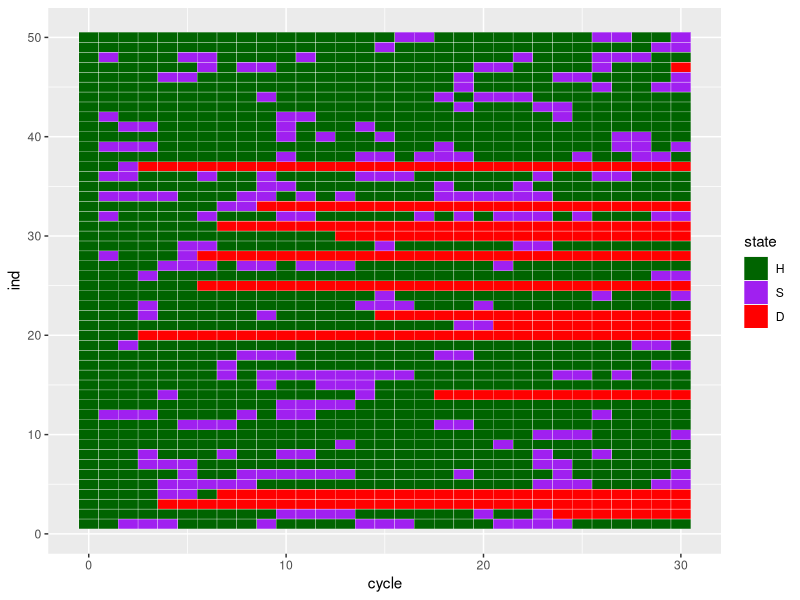
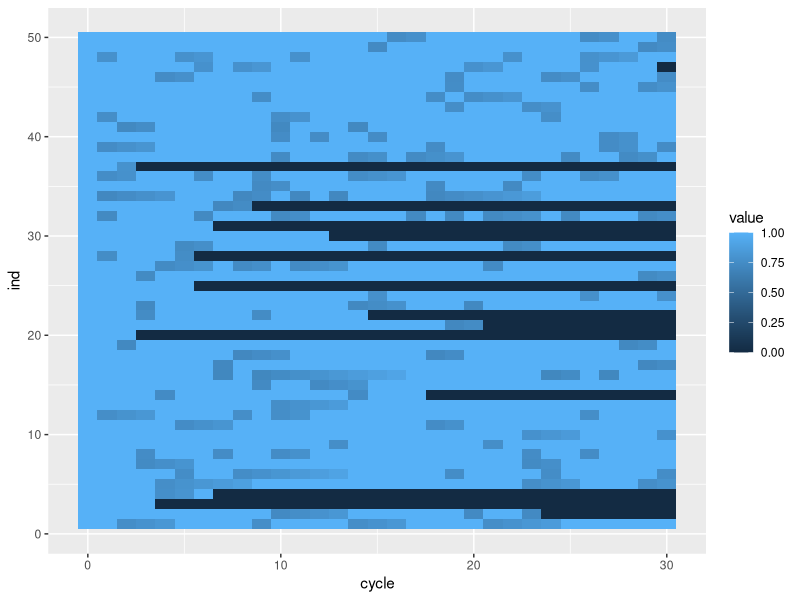
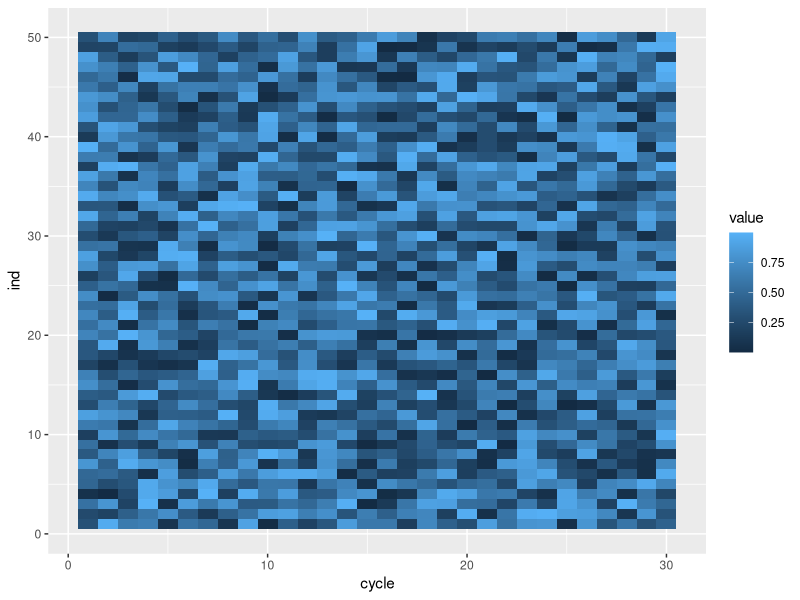

Recreate these plots in R, in order. (Note: this script raises an error after producing the figures.)
############################################################################################
# Author: Hana Fu
# Date: Jan 23, 2022
#
# This code performs the basic microsimulation model for the PHO Practicum 2021-22.
# Adapted to performed a three-stage microsimulation model.
#
# Codes are largely based on those by this tutorial paper:
# Krijkamp EM, Alarid-Escudero F, Enns EA, Jalal HJ, Hunink MGM, Pechlivanoglou P. 
# Microsimulation modeling for health decision sciences using R: A tutorial. 
# Med Decis Making. 2018;38(3):400–22.
#
# GitHub link for the original codes based upon is found here:
# https://github.com/DARTH-git/Microsimulation-tutorial/blob/master/Appendix%20B_online_supp-samplev.R
# 
############################################################################################


##################################### Model input #########################################

# Model input
n.i   <- 100000                # number of simulated individuals
n.t   <- 30                    # time horizon, 30 cycles
v.n   <- c("H","S","D")  # the model states: Healthy (H), Sick (S), Dead (D)
n.s   <- length(v.n)           # the number of health states
v.M_1 <- rep("H", n.i)         # everyone begins in the healthy state 
d.c   <- d.e <- 0.03           # equal discounting of costs and QALYs by 3%
samplev.m <- 2                 # argument use for samplev() function 

# Transition probabilities (per cycle)
p.HD  <- 0.005               # probability to die when healthy
p.HS  <- 0.15          	     # probability to become sick when healthy
p.SH  <- 0.5           	     # probability to become healthy when sick
rr.S  <- 3             	     # rate ratio of death when sick vs healthy
r.HD  <- -log(1 - p.HD) 	   # rate of death when healthy 
r.SD  <- rr.S * r.HD  	     # rate of death when sick
p.SD  <- 1 - exp(- r.SD)     # probability to die when sick
rp.S  <- 0.2                 # increase of the mortality rate with every additional year being sick


# QALY inputs
u.H     <- 1                   # utility when healthy 
u.S    <- 0.75                # utility when sick 
ru.S <- 0.03                # increase in utility of treated sick individuals with every additional year being sick
v.x     <- runif(n.i, 0.95, 1.05) # vector capturing individuals' effect modifier at baseline

##################################### Functions ###########################################

# THE NEW samplev() FUNCTION
# efficient implementation of the rMultinom() function of the Hmisc package #### 

samplev <- function (probs, m) { # probs is a n x k dimenion matrix, with n = n.i (number of individuals) and k = n.s (number of health states), that is it contains the transition probabilities to various health state for each individual. m is the number of health state(s) to return per person for the next cycle, not entirely sure why this option is offered, it has a default of m = 1, maybe it gives an option to sample again from the possible m health states? 
  d <- dim(probs) # gives the dimension of the probs matrix
  n <- d[1] # return n.i
  k <- d[2] # return n.s
  lev <- dimnames(probs)[[2]] # return names of health states
  if (!length(lev)) # if the probs matrix doesn't have column names 
    lev <- 1:k # set lev as 1:k to represent names of health states 
  ran <- matrix(lev[1], ncol = m, nrow = n) # create a matrix with the name of first health state, to store health state in next cycle
  un <- matrix(NA, ncol = m, nrow = n) # create a matrix to store randomly generated uniform numbers
  U <- t(probs) # U is a transpose of probs matrix, thus it is a k x n matrix
  for(i in 2:k) {
    U[i, ] <- U[i, ] + U[i - 1, ] # This converts the transition probabilities to "cumulative probabilities", it applies to all individual at once. 
    # For example, if the current health state for individual j is "healthy", the transition probabilities is c(0.845, 0.15, 0.005), then U[,j] becomes c(0.845,0.995,1).
  }
  if (any((U[k, ] - 1) > 1e-05))
    stop("error in multinom: probabilities do not sum to 1")
  
  for (j in 1:m) { # looping through 
    un[, j] <- runif(n) 
    un.k <- rep(un[, j], rep(k, n)) # returns a n x k length vector, where random uniform number for each person is repeated k times (correspond to the number of health states)
    ran[, j] <- lev[1 + colSums(un.k > U)] # colSums(un > U) obtain the sum for each person that the "un" is greater than the transition probabilities of the health states. 
    # For example, if the transition probabilies are c(0.845,0.995,1) and "un" for the person is c(0.85, 0.85, 0.85), then colSUms(un > U) equals to 1. 
    # Including "1 +" so to select the health state for the next cycle, that is lev[1+1] is "S", the person's health state in the next cycle is "S". 
  }
  return(list(ran=ran, un=un))
}
# The MicroSim function for the simple microsimulation of the 'Sick-Sicker' model keeps track of what happens to each individual during each cycle. 

MicroSim <- function(v.M_1, n.i, n.t, v.n, samplev.m, X = NULL, d.e, TR.out = TRUE, TS.out = TRUE, seed = 1) {
  # Arguments:  
  # v.M_1:   vector of initial states for individuals
  # n.i:     number of individuals
  # n.t:     total number of cycles to run the model
  # v.n:     vector of health state names
  # X:       vector or matrix of individual characteristics
  # d.e:     discount rate for health outcome (QALYs)
  # TR.out:  should the output include a Microsimulation trace? (default is TRUE)
  # TS.out:  should the output include a matrix of transitions between states? (default is TRUE)
  # seed:    starting seed number for random number generator (default is 1)
  # Makes use of:
  # Probs:   function for the estimation of transition probabilities
  # Effs:    function for the estimation of state specific health outcomes (QALYs)
  
  v.dwe <- 1 / (1 + d.e) ^ (0:n.t)   # calculate the QALY discount weight based on the discount rate d.e
  
  # Create the matrix capturing the state name/health outcomes for all individuals at each time point 
  m.M <- m.E <- matrix(nrow = n.i, ncol = n.t + 1, 
                       dimnames = list(paste("ind", 1:n.i, sep = " "), 
                                       paste("cycle", 0:n.t, sep = " ")))  
  
  m.M[, 1] <- v.M_1                     # indicate the initial health state
  
  # Create matrix to store randomly generated uniform numbers
  m.un <- matrix(rep(NA, n.i*n.t), nrow = n.i, ncol = n.t,
                  dimnames = list(paste("ind", 1:n.i, sep = " "), 
                                  paste("cycle", 1:n.t, sep = " "))) 
  
  # Create array to store transition probabilities
  arr.p <- array(NA, dim = c(n.i, n.s, n.t + 1),
                 dimnames = list(paste("ind", 1:n.i, sep = " "), 
                                 paste("state", 1:n.s, sep = " "),
                                 paste("cycle", 0:n.t, sep = " "))) 
  
  arr.p[,, 1] <- rep(c(1 - p.HS - p.HD, p.HS, p.HD), each = n.i)
  
  set.seed(seed)                  # set the seed for every individual for the random number generator
  
  # create the dur variable that stores the number of consecutive cycles the individual occupies either when sick or sicker
  dur <- rep(0, n.i)                # the individual start without history        
  m.E[, 1] <- Effs (m.M[, 1], dur, X = X)  # estimate QALYs per individual for the initial health state
  
  for (t in 1:n.t) { # t <- 3
    m.p <- Probs(m.M[, t], dur)           # calculate the transition probabilities at cycle t 
    
    arr.p[,, t+1] <-  m.p # store the transition probabilities
    
    ran.un <- samplev(prob = m.p, m = samplev.m) # returns a matrix of the health states and a matrix of randomly generated uniform numbers

  
    # this is Hana's guess of the function of the m argument in samplev() function
    if (samplev.m > 1) { 
      which.m <- sample(1:samplev.m, size = 1) # pick which m index to use 
      
      m.un[, t] <- ran.un[['un']][, which.m] # store the matrix of randomly generated uniform numbers for each cycle
      m.M[, t + 1] <- ran.un[['ran']][, which.m]  # sample the next health state and store that state in matrix m.M
    } else {
      m.un[, t] <- ran.un[['un']][, which.m]
      m.M[, t + 1] <- ran.un[['ran']]
    }
    
    m.E[, t + 1] <- Effs( m.M[, t + 1], dur, X = X)   # estimate QALYs per individual during cycle t + 1 conditional on treatment
    
    dur <- ifelse(m.M[, t + 1] == "S", 
                  dur + 1, 
                  0) # updates duration (add 1) if person is in "Sick" state, else assign duration as zero, can be updated to consider previous duration in "Sick" state even if the person returns back to "Healthy" states
    
    cat('\r', paste(round(t/n.t * 100), "% done", sep = " "))       # display the progress of the simulation
    
  } # close the loop for the time points 
  
  
  te <- m.E %*% v.dwe       # total (discounted) QALYs per individual 
  
  te_hat <- mean(te)        # average (discounted) QALYs
  
  if (TS.out == TRUE) {  # create a matrix of transitions across states
    TS <- paste(m.M, cbind(m.M[, -1], NA), sep = "->") # transitions from one state to the other
    TS <- matrix(TS, nrow = n.i)
    rownames(TS) <- paste("Ind",   1:n.i, sep = " ")   # name the rows 
    colnames(TS) <- paste("Cycle", 0:n.t, sep = " ")   # name the columns 
  } else {
    TS <- NULL
  }
  
  if (TR.out == TRUE) {
    TR <- t(apply(m.M, 2, function(x) table(factor(x, levels = v.n, ordered = TRUE))))
    TR <- TR / n.i                                       # create a distribution trace
    rownames(TR) <- paste("Cycle", 0:n.t, sep = " ")     # name the rows 
    colnames(TR) <- v.n                                  # name the columns 
  } else {
    TR <- NULL
  }
  results <- list(m.p = m.p, arr.p = arr.p, m.M = m.M, m.E = m.E, te = te, te_hat = te_hat, m.un = m.un, TS = TS, TR = TR) # store the results from the simulation in a list  
  return(results)  # return the results
}  # end of the MicroSim function  


#### Probability function
# The Probs function that updates the transition probabilities of every cycle is shown below.

Probs <- function(M_it, dur) { 
  # M_it:   health state occupied by individual i at cycle t (character variable)
  # dur:    the duration of being sick (sick/sicker)
  
  m.p.it <- matrix(NA, n.s, n.i)     # create vector of state transition probabilities
  rownames(m.p.it) <- v.n            # assign names to the vector
  
  # update probabilities of death after first converting them to rates and applying the rate ratio
  r.SD <-  - log(1 - p.SD)
  p.SD <- 1 - exp(- r.SD * (1 + dur[M_it == "S"] * rp.S)) # calculate p.SD conditional on duration of being sick
  
  # update the v.p with the appropriate probabilities   
  m.p.it[,M_it == "H"]  <- c(1 - p.HS - p.HD, p.HS, p.HD)                  # transition probabilities when healthy
  m.p.it[,M_it == "S"] <- rbind(p.SH, 1- p.SH - p.SD, p.SD)   # transition probabilities when sick
  m.p.it[,M_it == "D"]  <- c(0, 0, 1)                                        # transition probabilities when dead   
  ifelse(colSums(m.p.it) == 1, return(t(m.p.it)), print("Probabilities do not sum to 1")) # return the transition probabilities or produce an error
}       


### Health outcome function 
# The Effs function to update the utilities at every cycle.

Effs <- function (M_it, dur, cl = 1, X = NULL) {
  # M_it: health state occupied by individual i at cycle t (character variable)
  # dur:  the duration of being sick
  # cl:   cycle length (default is 1)
  # X:    the vector or matrix of individual characteristics (optional)
  
  u.it               <- 0        # by default the utility for everyone is zero
  u.it[M_it == "H"]  <- u.H      # update the utility if healthy
  u.it[M_it == "S"] <- X[which(M_it == "S")] * ( u.S + dur[which(M_it == "S")] * ru.S ) # update the utility if sick conditional on treatment and duration of being sick
  u.it[M_it == "D"]  <- 0        # update the utility if dead
  
  QALYs <-  u.it * cl            # calculate the QALYs during cycle t
  return(QALYs)                  # return the QALYs
}


##################################### Run the simulation ##################################
# START SIMULATION
p = Sys.time()
sim <- MicroSim(v.M_1, n.i, n.t, v.n, samplev.m, X = v.x, d.e, seed = 100)  # run for treatment
comp.time = Sys.time() - p

saveRDS(sim, file = 'sim.rds')

comp.time

################################# Summary of microsimulation model #############################

library(tidyverse)
m.M <- sim$m.M
m.E <- sim$m.E
m.un <- sim$m.un
arr.p <- sim$arr.p

m.M.df <- data.frame(m.M)
m.M.df$ind <- as.numeric(gsub("ind ","",row.names(m.M.df)))
m.M.df.melt <- reshape2::melt(m.M.df, id.vars = "ind", variable.name = "cycle")
m.M.df.melt$cycle <- as.numeric(gsub("cycle.","",m.M.df.melt$cycle))
m.M.df.melt$state <- factor(m.M.df.melt$value, levels=c("H","S","D"))
m.M.df.melt.sub <- m.M.df.melt %>% filter(ind %in% 1:50)

m.un.df <- data.frame(m.un)
m.un.df$ind <- as.numeric(gsub("ind ","",row.names(m.un.df)))
m.un.df.melt <- reshape2::melt(m.un.df, id.vars = "ind", variable.name = "cycle")
m.un.df.melt$cycle <- as.numeric(gsub("cycle.","",m.un.df.melt$cycle))
m.un.df.melt.sub <- m.un.df.melt %>% filter(ind %in% 1:50)

m.E.df <- data.frame(m.E)
m.E.df$ind <- as.numeric(gsub("ind ","",row.names(m.E.df)))
m.E.df.melt <- reshape2::melt(m.E.df, id.vars = "ind", variable.name = "cycle")
m.E.df.melt$cycle <- as.numeric(gsub("cycle.","",m.E.df.melt$cycle))
m.E.df.melt.sub <- m.E.df.melt %>% filter(ind %in% 1:50)

# Plot heat maps
library(ggplot2)
ggplot(m.M.df.melt.sub, aes(cycle, ind)) + 
  geom_tile(aes(fill = state), colour = "white")  +   
  scale_fill_manual(values= c("darkgreen","purple","red"))

ggplot(m.E.df.melt.sub, aes(cycle, ind)) + 
  geom_tile(aes(fill = value)) 

ggplot(m.un.df.melt.sub, aes(cycle, ind)) + 
  geom_tile(aes(fill = value)) 

# Count by health state by cycle
m.M.df.agg <- m.M.df.melt %>%
  group_by(state, cycle) %>%
  summarise(count = n()) %>% 
  pivot_wider(names_from = state, values_from = count, values_fill = 0) 

kable(m.M.df.agg) %>%
  kable_styling("striped")

################################# Summary of QALYs #############################
# store the mean QALYs (and the MCSE) of each strategy in a new variable E (vector effects)
v.E  <-  sim$te_hat
sd.E <-  sd(sim$te) / sqrt(n.i)

